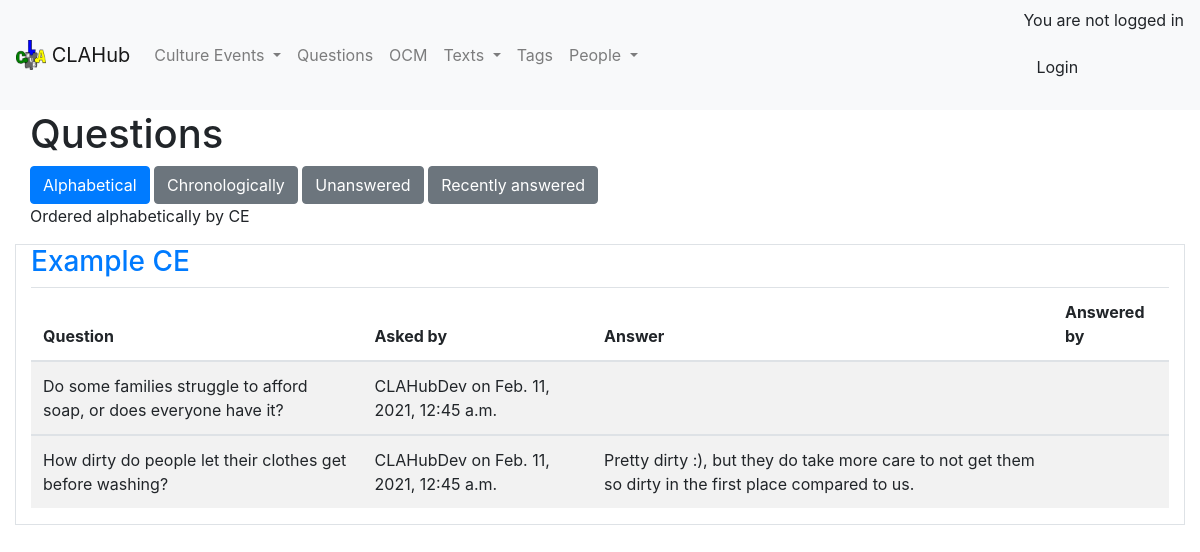
Page /CE/questions_alph on the committed database.
### CE/models.py (models this page shows, shortened)
class CultureEvent(models.Model):
    title = models.CharField(max_length=60, blank=False, unique=True)
    date_created = models.DateTimeField(auto_now_add=True)
    last_modified = models.DateTimeField(auto_now=True)
    last_modified_by = models.CharField(max_length=20)
    description = models.TextField(blank=True)
    description_plain_text = models.TextField(blank=True)
    differences = models.TextField(blank=True)
    interpretation = models.TextField(blank=True)
    slug = models.SlugField(unique=True)  # set in save function, form doesn't need to validate it
    tags = TaggableManager()
    def save(self, *args, **kwargs):
        self.check_unique_title()
        self.description = bleach.clean(self.description_plain_text)
        if CE.settings.auto_cross_reference:
            self.auto_cross_ref()
        else:
            self.find_tag()
        self.slug = slugify(self.title)
        super().save(*args, **kwargs)

class Question(models.Model):
    def __init__(self, *args, **kwargs):
        super(Question, self).__init__(*args, **kwargs)
        self.original_answer = self.answer
    ce = models.ForeignKey('CultureEvent', on_delete=models.CASCADE)
    question = models.CharField(max_length=200)
    answer = models.CharField(max_length=200,
                              blank=True)
    date_created = models.DateTimeField(auto_now_add=True)
    asked_by = models.CharField(max_length=30)
    last_modified = models.DateTimeField(auto_now=True)
    last_modified_by = models.CharField(max_length=20)
    answered_by = models.CharField(max_length=20)

### CE/views.py (the view)
# urls.py: path('questions_alph', views.questions_alph, name='questions_alph'),
@CE.utilities.conditional_login
def questions_alph(request):
    q = Question.objects.all().order_by('question')
    paginator = Paginator(q, 25)
    q = paginator.get_page(request.GET.get('page'))
    set_ces = set([i.ce for i in q])
    set_ces = sorted(set_ces, key=lambda x: x.title.lower())
    context = {
        'Questions': q,
        'paginator': q,
        'CEs': set_ces,
        'title': 'Questions'
    }
    return render(request, 'CE/questions_alph.html', context)

### CE/templates/CE/questions_alph.html (shortened to what this page needs)
{% extends 'base.html' %}
{% block page_content %}
<div class="container-fluid">
    <h1>Questions</h1>
    <div class="btn=group" role="group" aria-label="Filter options" >
        <button type="button" class="btn btn-primary">Alphabetical</button>
        <a href="{% url 'CE:questions_chron' %}" role="button" class="btn btn-secondary">Chronologically</a>
        <a href="{% url 'CE:questions_unanswered' %}" role="button" class="btn btn-secondary">Unanswered</a>
        <a href="{% url 'CE:questions_recent' %}" role="button" class="btn btn-secondary">Recently answered</a>
    </div>
    <p>Ordered alphabetically by CE</p>
</div>
{% include 'CE/partial/question_table.html' %}
{% endblock %}

### CE/templates/CE/partial/question_table.html (shortened to what this page needs)
{% for ce in CEs %}
<div class="container-fluid border">
    <h3><a href="{{ce.id}}">{{ ce.title }}</a></h3>
    <table class="table table-striped">
    <thead>
    <tr>
        <th scope="col">Question</th>
        <th scope="col">Asked by</th>
        <th scope="col">Answer</th>
        <th scope="col">Answered by</th>
    </tr>
    </thead>
    <tbody>
    {% for q in Questions %}
    {% if q.ce == ce %}
    <td>{{q.question}}</td>
    <td>{{q.asked_by}} on {{q.date_created}}</td>
    <td>{{q.answer}}</td>
    <td>{{q.answered_by}}</td>
    {% endif %}
    </tbody>
            {% endfor %}
</table>
</div>
{% endfor %}

### rows in the picture
CultureEvent: title "Example CE"
Question: question "Do some families struggle to afford soap, or does everyone have it?", asked_by "CLAHubDev", date_created "Feb. 11, 2021, 12:45 a.m."
Question: question "How dirty do people let their clothes get before washing?", asked_by "CLAHubDev", date_created "Feb. 11, 2021, 12:45 a.m.", answer "Pretty dirty :), but they do take more care to not get them so dirty in the first place compared to us."
